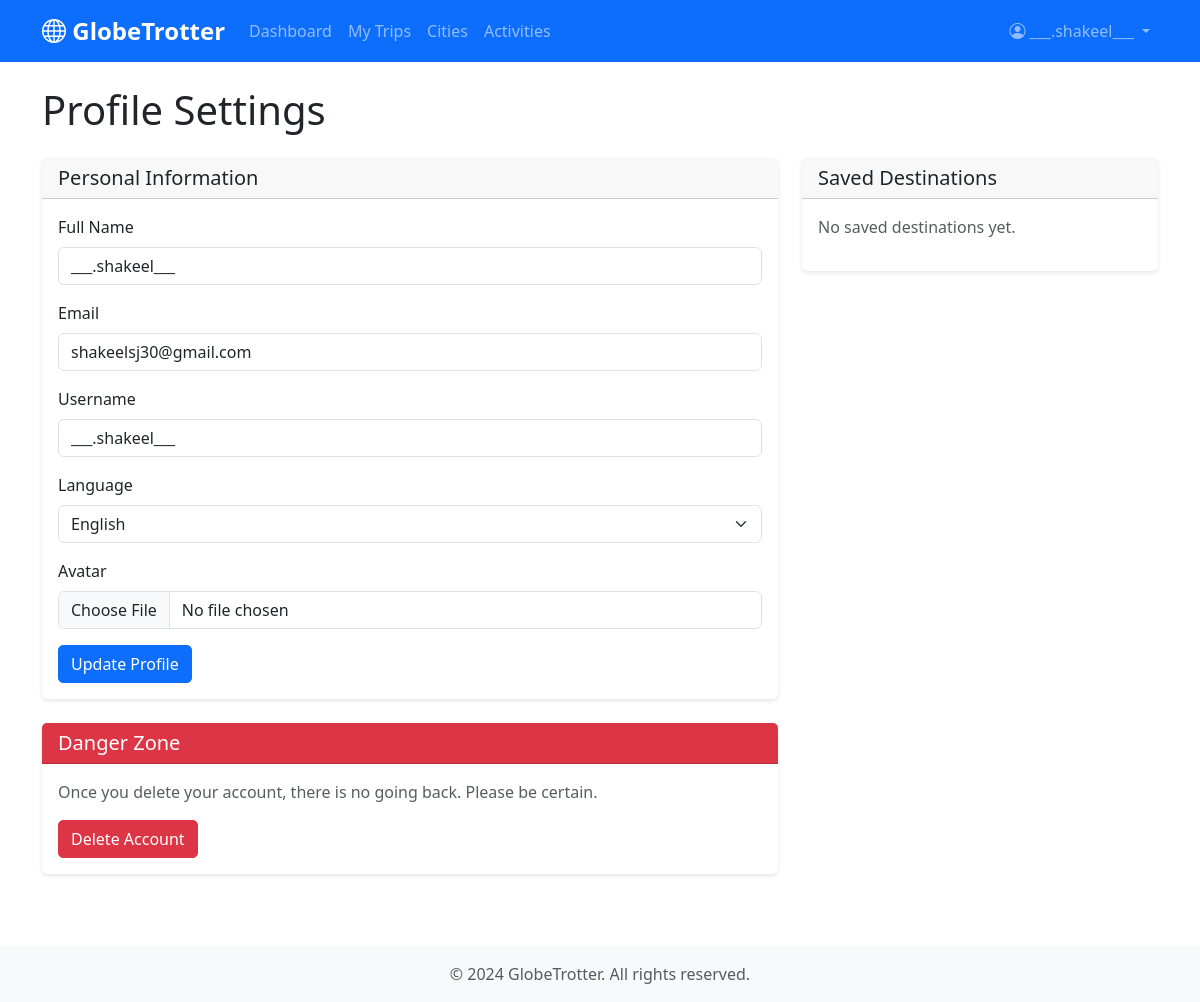
Page /profile/settings (signed in) on the committed database.
### app/models.py (models this page shows, shortened)
class User(UserMixin, db.Model):
    __tablename__ = 'users'
    id = db.Column(db.Integer, primary_key=True)
    email = db.Column(db.String(120), unique=True, nullable=False, index=True)
    username = db.Column(db.String(80), unique=True, nullable=False)
    password_hash = db.Column(db.String(255), nullable=False)
    full_name = db.Column(db.String(100))
    avatar_url = db.Column(db.String(255))
    role = db.Column(db.String(20), default='User', nullable=False)
    language_preference = db.Column(db.String(10), default='en')
    created_at = db.Column(db.DateTime, default=datetime.utcnow)
    updated_at = db.Column(db.DateTime, default=datetime.utcnow, onupdate=datetime.utcnow)
    trips = db.relationship('Trip', backref='user', lazy='dynamic', cascade='all, delete-orphan')
    saved_destinations = db.relationship('SavedDestination', backref='user', lazy='dynamic', cascade='all, delete-orphan')
    def is_admin(self):
        return self.role == 'Admin'

### app/routes/profile.py (the view, shortened to what this page needs)
@bp.route('/settings', methods=['GET', 'POST'])
@login_required
def settings():
    form = ProfileForm(original_email=current_user.email, original_username=current_user.username, obj=current_user)
    saved_destinations = City.query.join(SavedDestination).filter(
        SavedDestination.user_id == current_user.id
    ).all()
    return render_template('profile/settings.html', form=form, saved_destinations=saved_destinations)

### app/forms.py (shortened to what this page needs)
class ProfileForm(FlaskForm):
    full_name = StringField('Full Name', validators=[Optional(), Length(max=100)])
    email = StringField('Email', validators=[DataRequired(), Email(), Length(max=120)])
    username = StringField('Username', validators=[DataRequired(), Length(min=3, max=80)])
    language_preference = SelectField('Language', choices=[
        ('en', 'English'),
        ('es', 'Spanish'),
        ('fr', 'French'),
        ('de', 'German'),
        ('it', 'Italian'),
        ('pt', 'Portuguese'),
        ('ja', 'Japanese'),
        ('zh', 'Chinese')
    ], validators=[Optional()])
    avatar = FileField('Avatar', validators=[Optional(), FileAllowed(['jpg', 'jpeg', 'png', 'gif', 'webp'], 'Images only!')])
    def __init__(self, original_email, original_username, *args, **kwargs):
        super(ProfileForm, self).__init__(*args, **kwargs)
        self.original_email = original_email
        self.original_username = original_username

### app/__init__.py (called while the page is built)
@login_manager.user_loader
def load_user(user_id):
    return User.query.get(int(user_id))

### app/templates/profile/settings.html (shortened to what this page needs)
{% extends "base.html" %}
{% block content %}
<h1 class="mb-4">Profile Settings</h1>
<div class="row">
    <div class="col-md-8">
        <div class="card mb-4">
            <div class="card-header">
                <h5 class="mb-0">Personal Information</h5>
            </div>
            <div class="card-body">
                <form method="POST" enctype="multipart/form-data">
                    <div class="mb-3">
                        {{ form.full_name.label(class="form-label") }}
                        {{ form.full_name(class="form-control") }}
                    </div>
                    <div class="mb-3">
                        {{ form.email.label(class="form-label") }}
                        {{ form.email(class="form-control" + (" is-invalid" if form.email.errors else "")) }}
                    </div>
                    <div class="mb-3">
                        {{ form.username.label(class="form-label") }}
                        {{ form.username(class="form-control" + (" is-invalid" if form.username.errors else "")) }}
                    </div>
                    <div class="mb-3">
                        {{ form.language_preference.label(class="form-label") }}
                        {{ form.language_preference(class="form-select") }}
                    </div>
                    <div class="mb-3">
                        {{ form.avatar.label(class="form-label") }}
                        {{ form.avatar(class="form-control") }}
                    </div>
                    <button type="submit" class="btn btn-primary">Update Profile</button>
                </form>
            </div>
        </div>
        <div class="card border-danger">
            <div class="card-header bg-danger text-white">
                <h5 class="mb-0">Danger Zone</h5>
            </div>
            <div class="card-body">
                <p class="text-muted">Once you delete your account, there is no going back. Please be certain.</p>
                <form method="POST" action="{{ url_for('profile.delete_account') }}" onsubmit="return confirm('Are you absolutely sure you want to delete your account? This action cannot be undone.');">
                    <button type="submit" class="btn btn-danger">Delete Account</button>
                </form>
            </div>
        </div>
    </div>
    <div class="col-md-4">
        <div class="card">
            <div class="card-header">
                <h5 class="mb-0">Saved Destinations</h5>
            </div>
            <div class="card-body">
                {% if saved_destinations %}
                <div class="list-group">
                    {% for city in saved_destinations %}
                    <div class="list-group-item d-flex justify-content-between align-items-center">
                        <div>
                            <h6 class="mb-0">{{ city.name }}</h6>
                            <small class="text-muted">{{ city.country }}</small>
                        </div>
                        <form method="POST" action="{{ url_for('profile.remove_saved_destination', city_id=city.id) }}" class="d-inline">
                            <button type="submit" class="btn btn-sm btn-outline-danger">
                                <i class="bi bi-x"></i>
                            </button>
                        </form>
                    </div>
                    {% endfor %}
                </div>
                {% else %}
                <p class="text-muted">No saved destinations yet.</p>
                {% endif %}
            </div>
        </div>
    </div>
</div>
{% endblock %}

### app/templates/base.html (shortened to what this page needs)
<!DOCTYPE html>
<html lang="en">
<head>
    <link href="https://cdn.jsdelivr.net/npm/bootstrap@5.3.0/dist/css/bootstrap.min.css" rel="stylesheet">
    <link rel="stylesheet" href="https://cdn.jsdelivr.net/npm/bootstrap-icons@1.10.0/font/bootstrap-icons.css">
    <link rel="stylesheet" href="{{ url_for('static', filename='css/style.css') }}">
</head>
<body>
    <nav class="navbar navbar-expand-lg navbar-dark bg-primary">
        <div class="container">
            <a class="navbar-brand" href="{{ url_for('dashboard.index') }}">
                <i class="bi bi-globe"></i> GlobeTrotter
            </a>
            <div class="collapse navbar-collapse" id="navbarNav">
                <ul class="navbar-nav me-auto">
                    <li class="nav-item">
                        <a class="nav-link" href="{{ url_for('dashboard.index') }}">Dashboard</a>
                    </li>
                    <li class="nav-item">
                        <a class="nav-link" href="{{ url_for('trips.list') }}">My Trips</a>
                    </li>
                    <li class="nav-item">
                        <a class="nav-link" href="{{ url_for('cities.search') }}">Cities</a>
                    </li>
                    <li class="nav-item">
                        <a class="nav-link" href="{{ url_for('activities.search') }}">Activities</a>
                    </li>
                </ul>
                <ul class="navbar-nav">
                    {% if current_user.is_authenticated %}
                    <li class="nav-item dropdown">
                        <a class="nav-link dropdown-toggle" href="#" id="navbarDropdown" role="button" data-bs-toggle="dropdown">
                            {% if current_user.avatar_url %}
                            <img src="{{ current_user.avatar_url }}" alt="Avatar" class="rounded-circle me-1" style="width: 24px; height: 24px;">
                            {% else %}
                            <i class="bi bi-person-circle"></i>
                            {% endif %}
                            {{ current_user.username }}
                        </a>
                    </li>
                    {% endif %}
                </ul>
            </div>
        </div>
    </nav>
    <main class="container my-4">
        {% block content %}{% endblock %}
    </main>
    <footer class="bg-light text-center py-3 mt-5">
        <div class="container">
            <p class="text-muted mb-0">&copy; 2024 GlobeTrotter. All rights reserved.</p>
        </div>
    </footer>
</body>
</html>

### app/static/css/style.css (style rules this page uses)
:root { --primary-color: #0d6efd; --secondary-color: #6c757d; --success-color: #198754; --danger-color: #dc3545; --warning-color: #ffc107; --info-color: #0dcaf0; }
body { font-family: 'Segoe UI', Tahoma, Geneva, Verdana, sans-serif; min-height: 100vh; display: flex; flex-direction: column; }
main { flex: 1; }
.navbar-brand { font-weight: bold; font-size: 1.5rem; }
.card { border: none; box-shadow: 0 2px 4px rgba(0,0,0,0.1); transition: box-shadow 0.3s ease; }
.btn { border-radius: 5px; transition: all 0.3s ease; }
footer { margin-top: auto; }
main { animation: fadeIn 0.3s ease-in; }

### rows in the picture
User: username "___.shakeel___", full_name "___.shakeel___", email "shakeelsj30@gmail.com", language_preference "English"
